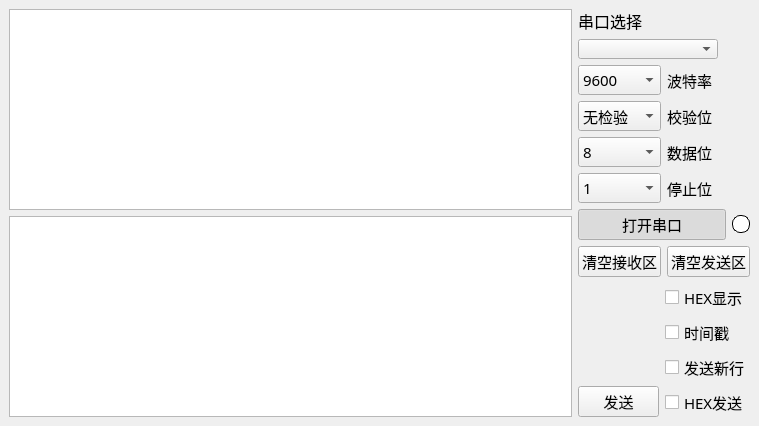
<?xml version="1.0" encoding="UTF-8"?>
<ui version="4.0">
 <class>MainWindow</class>
 <widget class="QMainWindow" name="MainWindow">
  <property name="geometry">
   <rect>
    <x>0</x>
    <y>0</y>
    <width>759</width>
    <height>415</height>
   </rect>
  </property>
  <property name="font">
   <font>
    <family>微软雅黑</family>
    <pointsize>11</pointsize>
   </font>
  </property>
  <property name="windowTitle">
   <string>MainWindow</string>
  </property>
  <property name="autoFillBackground">
   <bool>false</bool>
  </property>
  <widget class="QWidget" name="centralwidget">
   <layout class="QHBoxLayout" name="horizontalLayout_8">
    <item>
     <layout class="QVBoxLayout" name="verticalLayout_6">
      <item>
       <layout class="QVBoxLayout" name="verticalLayout_5">
        <item>
         <widget class="QTextBrowser" name="textBrowser"/>
        </item>
        <item>
         <widget class="QTextEdit" name="textEdit"/>
        </item>
       </layout>
      </item>
     </layout>
    </item>
    <item>
     <layout class="QVBoxLayout" name="verticalLayout_4">
      <item>
       <layout class="QVBoxLayout" name="verticalLayout_2">
        <item>
         <widget class="QLabel" name="label">
          <property name="text">
           <string>&lt;html&gt;&lt;head/&gt;&lt;body&gt;&lt;p&gt;&lt;span style=&quot; font-size:12pt;&quot;&gt;串口选择&lt;/span&gt;&lt;/p&gt;&lt;/body&gt;&lt;/html&gt;</string>
          </property>
         </widget>
        </item>
        <item>
         <widget class="MyComboBox" name="comboBox">
          <property name="minimumSize">
           <size>
            <width>140</width>
            <height>20</height>
           </size>
          </property>
          <property name="maximumSize">
           <size>
            <width>140</width>
            <height>20</height>
           </size>
          </property>
          <property name="font">
           <font>
            <family>微软雅黑</family>
            <pointsize>7</pointsize>
           </font>
          </property>
         </widget>
        </item>
        <item>
         <layout class="QHBoxLayout" name="horizontalLayout_6">
          <item>
           <widget class="QComboBox" name="baud_cbb">
            <item>
             <property name="text">
              <string>9600</string>
             </property>
            </item>
            <item>
             <property name="text">
              <string>4800</string>
             </property>
            </item>
            <item>
             <property name="text">
              <string>2400</string>
             </property>
            </item>
           </widget>
          </item>
          <item>
           <widget class="QLabel" name="label_6">
            <property name="text">
             <string>波特率</string>
            </property>
           </widget>
          </item>
         </layout>
        </item>
        <item>
         <layout class="QHBoxLayout" name="horizontalLayout_5">
          <item>
           <widget class="QComboBox" name="party_cbb">
            <item>
             <property name="text">
              <string>无检验</string>
             </property>
            </item>
            <item>
             <property name="text">
              <string>奇校验</string>
             </property>
            </item>
            <item>
             <property name="text">
              <string>偶校验</string>
             </property>
            </item>
           </widget>
          </item>
          <item>
           <widget class="QLabel" name="label_3">
            <property name="text">
             <string>校验位</string>
            </property>
           </widget>
          </item>
         </layout>
        </item>
        <item>
         <layout class="QHBoxLayout" name="horizontalLayout_4">
          <item>
           <widget class="QComboBox" name="databit_cbb">
            <item>
             <property name="text">
              <string>8</string>
             </property>
            </item>
            <item>
             <property name="text">
              <string>7</string>
             </property>
            </item>
            <item>
             <property name="text">
              <string>6</string>
             </property>
            </item>
            <item>
             <property name="text">
              <string>5</string>
             </property>
            </item>
           </widget>
          </item>
          <item>
           <widget class="QLabel" name="label_4">
            <property name="text">
             <string>数据位</string>
            </property>
           </widget>
          </item>
         </layout>
        </item>
        <item>
         <layout class="QHBoxLayout" name="horizontalLayout_3">
          <item>
           <widget class="QComboBox" name="stopbit_cbb">
            <item>
             <property name="text">
              <string>1</string>
             </property>
            </item>
            <item>
             <property name="text">
              <string>1.5</string>
             </property>
            </item>
            <item>
             <property name="text">
              <string>2</string>
             </property>
            </item>
           </widget>
          </item>
          <item>
           <widget class="QLabel" name="label_5">
            <property name="text">
             <string>停止位</string>
            </property>
           </widget>
          </item>
         </layout>
        </item>
        <item>
         <layout class="QHBoxLayout" name="horizontalLayout_2">
          <item>
           <widget class="QPushButton" name="open_btn">
            <property name="text">
             <string>打开串口</string>
            </property>
            <property name="checkable">
             <bool>true</bool>
            </property>
            <property name="checked">
             <bool>true</bool>
            </property>
            <property name="autoDefault">
             <bool>true</bool>
            </property>
           </widget>
          </item>
          <item>
           <widget class="LED" name="label_7">
            <property name="styleSheet">
             <string notr="true">min-width: 16px; min-height: 16px;max-width:16px; max-height: 16px;border-radius: 8px;  border:1px solid black;background:white</string>
            </property>
            <property name="text">
             <string/>
            </property>
           </widget>
          </item>
         </layout>
        </item>
        <item>
         <layout class="QHBoxLayout" name="horizontalLayout">
          <item>
           <widget class="QPushButton" name="clear_btn">
            <property name="text">
             <string>清空接收区</string>
            </property>
           </widget>
          </item>
          <item>
           <widget class="QPushButton" name="clear_btn_2">
            <property name="text">
             <string>清空发送区</string>
            </property>
           </widget>
          </item>
         </layout>
        </item>
       </layout>
      </item>
      <item>
       <layout class="QHBoxLayout" name="horizontalLayout_7">
        <item>
         <layout class="QVBoxLayout" name="verticalLayout_3">
          <item>
           <spacer name="verticalSpacer">
            <property name="orientation">
             <enum>Qt::Vertical</enum>
            </property>
            <property name="sizeHint" stdset="0">
             <size>
              <width>20</width>
              <height>40</height>
             </size>
            </property>
           </spacer>
          </item>
          <item>
           <widget class="QPushButton" name="send_btn">
            <property name="text">
             <string>发送</string>
            </property>
           </widget>
          </item>
         </layout>
        </item>
        <item>
         <layout class="QVBoxLayout" name="verticalLayout">
          <item>
           <widget class="QCheckBox" name="hex_chk">
            <property name="text">
             <string>HEX显示</string>
            </property>
           </widget>
          </item>
          <item>
           <widget class="QCheckBox" name="data_chk">
            <property name="text">
             <string>时间戳</string>
            </property>
           </widget>
          </item>
          <item>
           <widget class="QCheckBox" name="newline_chk">
            <property name="text">
             <string>发送新行</string>
            </property>
           </widget>
          </item>
          <item>
           <widget class="QCheckBox" name="newline_chk_2">
            <property name="text">
             <string>HEX发送</string>
            </property>
           </widget>
          </item>
         </layout>
        </item>
       </layout>
      </item>
     </layout>
    </item>
   </layout>
  </widget>
 </widget>
 <customwidgets>
  <customwidget>
   <class>MyComboBox</class>
   <extends>QComboBox</extends>
   <header location="global">mycombobox.h</header>
  </customwidget>
  <customwidget>
   <class>LED</class>
   <extends>QLabel</extends>
   <header location="global">led.h</header>
  </customwidget>
 </customwidgets>
 <resources/>
 <connections/>
</ui>
